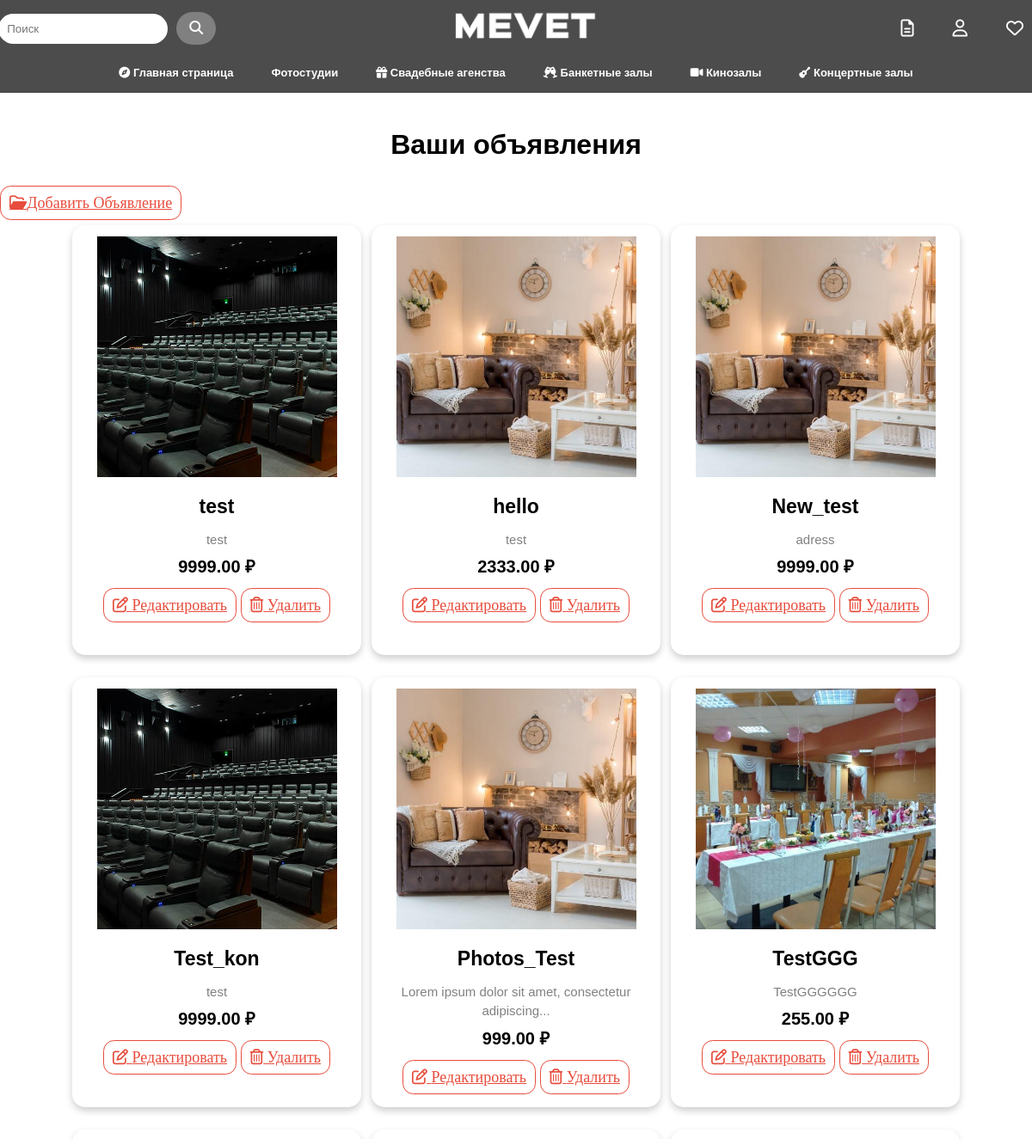
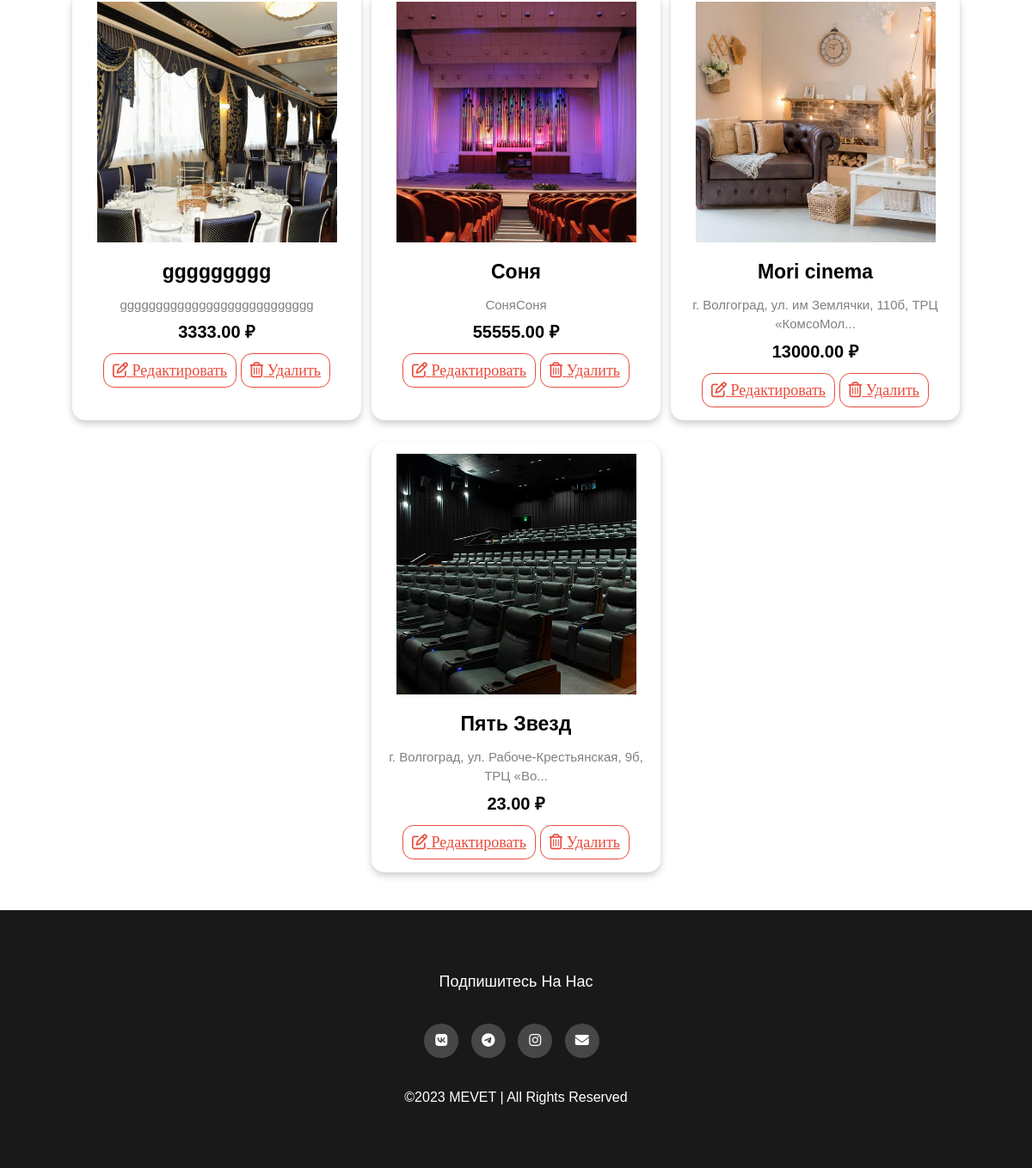
Page /rental_manage/ (signed in) on the committed database (2 pictures, top to bottom).
### rental_ads/models.py (models this page shows, shortened)
class Rental(models.Model):
    category = models.ForeignKey(Category, on_delete=models.CASCADE)
    title = models.CharField(max_length=200)
    description = models.TextField()
    address = models.CharField(max_length=200)
    price = models.DecimalField(max_digits=10, decimal_places=2)
    contact = models.CharField(max_length=100)
    created_at = models.DateTimeField(auto_now_add=True)
    updated_at = models.DateTimeField(auto_now=True)
    main_image = models.ImageField(upload_to=rental_main_image_upload_path, blank=True, null=True)
    user = models.ForeignKey(settings.AUTH_USER_MODEL, on_delete=models.CASCADE, default=1)
    class Meta:
        verbose_name = "Rental"
        verbose_name_plural = "Rentals"

### rental_ads/views.py (the view)
# urls.py: path('rental_manage/', views.rental_manage, name='rental_manage'),
@login_required
def rental_manage(request):
    user = request.user
    rental_list = Rental.objects.filter(user=request.user)
    return render(request, 'rental_manage.html', {'rental_list': rental_list})

### rental_ads/templates/rental_manage.html (shortened to what this page needs)
{% extends "base.html" %}
{% load static %}
{% block content %}
<br>
<h1 align="center">Ваши объявления</h1>
<br>
<a href="/add_rental" class="add-to-favorites far fa-folder-open " style="font-size: 18px;">Добавить Объявление</a>
<div class="rentals-container" align="center">
    {% for rental in rental_list %}
    <div class="rental-item" href="{% url 'rental_detail' category_name=rental.category.name rental_id=rental.id %}">
        <a href="{% url 'rental_detail' category_name=rental.category.name rental_id=rental.id %}" style=" text-decoration: none;">
            <img src="{{ rental.main_image.url }}">
            <h3 style=" font-weight: bolder; ">{{ rental.title }}</h3>
            <p>{{ rental.address|slice:":50" }}{% if rental.address|length > 50 %}...{% endif %}</p>
            <h4>{{ rental.price }} ₽</h4>
            </a>
        <a href="{% url 'edit_rental' rental_id=rental.id %}" class="add-to-favorites fa-regular far fa-edit " style="font-size: 18px;"> Редактировать</a>
    <a href="{% url 'delete_rental' rental_id=rental.id %}" class="add-to-favorites fa-regular far fa-trash-alt" style="font-size: 18px;"> Удалить</a>
    </div>
    {% endfor %}
</div>
{% endblock %}

### rental_ads/static/rental_ads/css/style_menu.css (style rules this page uses)
* { box-sizing: border-box; }
body { margin: 0; }

### rental_ads/static/rental_ads/css/style_footer.css (style rules this page uses)
body { line-height: 1.5; font-family: 'Century Gothic', sans-serif; }
* { margin:0; padding:0; box-sizing: border-box; }

### rental_ads/static/rental_ads/css/style_osnov.css (style rules this page uses)
.rentals-container { display: flex; flex-wrap: wrap; justify-content: center; align-items: flex-start; }
.rental-item { width: 28%; height: 500px; margin: 0.5%; margin-bottom: 20px; padding: 13px; border-radius: 15px; box-shadow: 0 4px 8px 0 rgba(0,0,0,0.2); transition: 0.3s; }
.rental-item img { width: 90%; height: 280px; object-fit: cover; margin-bottom: 10px; }
.rental-item h3 { color: black; font-size: 23px; margin-bottom: 10px; }
.rental-item p { color: gray; font-size: 15px; margin-bottom: 5px; }
.rental-item h4 { align: bottom; color: black; font-size: 20px; margin-bottom: 10px; }
.add-to-favorites { background-color: transparent; color: #e74c3c; border-radius: 0.7em; border: 1.5px solid #e74c3c; padding: 10px; cursor: pointer; transition: background-color 0.3s ease; }

### rows in the picture
Rental: main_image (placeholder picture), title "test", address "test", price "9999.00"
Rental: main_image (picture), title "hello", address "test", price "2333.00"
Rental: main_image (picture), title "New_test", address "adress", price "9999.00"
Rental: main_image (picture), title "Test_kon", address "test", price "9999.00"
Rental: main_image (picture), title "Photos_Test", address "Lorem ipsum dolor sit amet, consectetur adipiscing", price "999.00"
Rental: main_image (picture), title "TestGGG", address "TestGGGGGG", price "255.00"
Rental: main_image (picture), title "ggggggggg", address "ggggggggggggggggggggggggggg", price "3333.00"
Rental: main_image (picture), title "Соня", address "СоняСоня", price "55555.00"
Rental: main_image (picture), title "Mori cinema", address "г. Волгоград, ул. им Землячки, 110б, ТРЦ «КомсоМол", price "13000.00"
Rental: main_image (placeholder picture), title "Пять Звезд", address "г. Волгоград, ул. Рабоче-Крестьянская, 9б, ТРЦ «Во", price "23.00"
